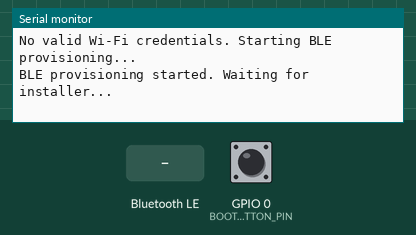
Simulated run of this sketch. Board: ESP32. Shown: the last lines printed to the serial monitor. Inputs (shaded band) come from the test bench; at power-on: GPIO 0 (BOOT_BUTTON_PIN) HIGH. EEPROM starts erased; nothing arrives over Bluetooth unless stated; a phone connects over Bluetooth LE 3 s after start. At 10.4 s the program restarts the board; the recording ends there.

Above: at 1.2 s.
1.3 s: GPIO 0 (BOOT_BUTTON_PIN) pulled LOW for 0.15 s
At 2.6 s:
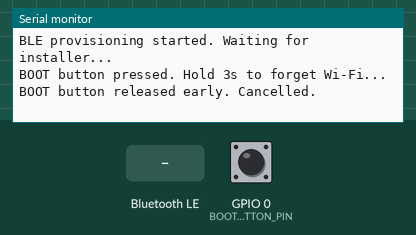
2.9 s: Bluetooth LE write "|" received
At 4.1 s:
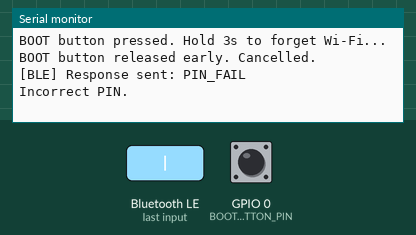
4.4 s: GPIO 0 (BOOT_BUTTON_PIN) pulled LOW for 1 s
At 4.8 s:
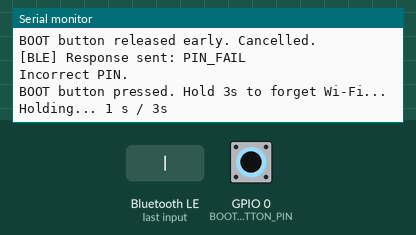
6.9 s: GPIO 0 (BOOT_BUTTON_PIN) pulled LOW for 3.2 s
At 7.7 s:
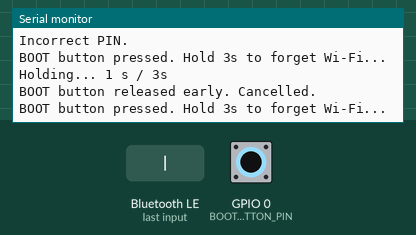
Timing chart, 0 to 9.9 s (numbered marks = the images above; inputs shaded):
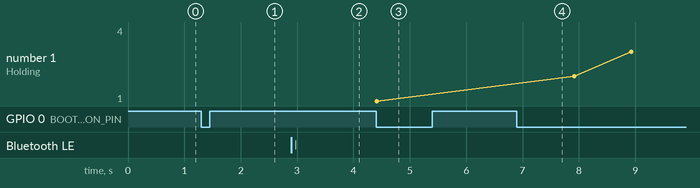

The sketch:

esp32_wifi_provisioning.ino
```cpp
#include <WiFi.h>
#include <Preferences.h>
#include <BLEDevice.h>
#include <BLEServer.h>
#include <BLEUtils.h>
#include <BLE2902.h>

Preferences preferences;

const String installerPIN = "123456";
bool allowWiFiConfig = false;

// ─── BOOT Button ──────────────────────────────────────────────────────────────
#define BOOT_BUTTON_PIN  0       // GPIO0 = built-in BOOT button
#define HOLD_DURATION_MS 3000   // Hold 3 seconds to forget Wi-Fi

// ─── BLE UUIDs ────────────────────────────────────────────────────────────────
#define SERVICE_UUID    "00001234-0000-1000-8000-00805f9b34fb"
#define PIN_UUID        "0000abcd-0000-1000-8000-00805f9b34fb"
#define WIFI_UUID       "0000ef01-0000-1000-8000-00805f9b34fb"
#define SCAN_UUID       "0000ef02-0000-1000-8000-00805f9b34fb"
#define SSID_LIST_UUID  "0000ef03-0000-1000-8000-00805f9b34fb"
#define RESPONSE_UUID   "0000ef05-0000-1000-8000-00805f9b34fb"

BLECharacteristic *pinChar;
BLECharacteristic *wifiChar;
BLECharacteristic *scanChar;
BLECharacteristic *ssidListChar;
BLECharacteristic *responseChar;

//////////////////////////
// Helpers
//////////////////////////
void sendResponse(const char* msg) {
  responseChar->setValue(msg);
  responseChar->notify();
  Serial.printf("[BLE] Response sent: %s\n", msg);
}

//////////////////////////
// Forget Wi-Fi
//////////////////////////
void forgetWiFiCredentials() {
  Serial.println("Forgetting Wi-Fi credentials...");
  preferences.remove("ssid");
  preferences.remove("pass");
  Serial.println("Credentials cleared. Restarting into BLE provisioning mode...");
  delay(500);
  ESP.restart();
}

//////////////////////////
// Boot Button
// Hold GPIO0 for 3 seconds to forget Wi-Fi and restart into BLE mode
//////////////////////////
void checkBootButton() {
  static unsigned long pressStart = 0;
  static bool pressing = false;

  bool held = (digitalRead(BOOT_BUTTON_PIN) == LOW);

  if (held && !pressing) {
    pressStart = millis();
    pressing = true;
    Serial.println("BOOT button pressed. Hold 3s to forget Wi-Fi...");
  }

  if (pressing && !held) {
    pressing = false;
    Serial.println("BOOT button released early. Cancelled.");
  }

  if (pressing && held) {
    unsigned long duration = millis() - pressStart;
    if (duration > 0 && duration % 1000 < 20) {
      Serial.printf("Holding... %lu s / 3s\n", duration / 1000 + 1);
    }
    if (duration >= HOLD_DURATION_MS) {
      pressing = false;
      forgetWiFiCredentials();
    }
  }
}

//////////////////////////
// Wi-Fi Scanner
// Returns pipe-delimited string: "SSID1|SSID2|SSID3|..."
//////////////////////////
String scanWiFiNetworks() {
  Serial.println("Scanning for Wi-Fi networks...");
  WiFi.mode(WIFI_STA);
  WiFi.disconnect();
  delay(100);

  int n = WiFi.scanNetworks();
  Serial.printf("Found %d networks\n", n);

  String result = "";
  for (int i = 0; i < n; i++) {
    if (i > 0) result += "|";
    result += WiFi.SSID(i);
  }

  WiFi.scanDelete();
  return result;
}

//////////////////////////
// BLE Callbacks
//////////////////////////

// 1. PIN verification → notifies PIN_OK or PIN_FAIL
class PINCallbacks : public BLECharacteristicCallbacks {
  void onWrite(BLECharacteristic *pCharacteristic) override {
    String value = pCharacteristic->getValue();
    if (value.length() > 0) {
      if (value == installerPIN) {
        allowWiFiConfig = true;
        sendResponse("PIN_OK");
        Serial.println("PIN verified!");
      } else {
        sendResponse("PIN_FAIL");
        Serial.println("Incorrect PIN.");
      }
    }
  }
};

// 2. Scan trigger → scans and notifies SSID list
class ScanCallbacks : public BLECharacteristicCallbacks {
  void onWrite(BLECharacteristic *pCharacteristic) override {
    String value = pCharacteristic->getValue();
    if (allowWiFiConfig && value.length() > 0) {
      String ssidList = scanWiFiNetworks();
      Serial.println("Sending SSID list: " + ssidList);

      if (ssidList.length() > 512) {
        ssidList = ssidList.substring(0, 512);
      }

      ssidListChar->setValue(ssidList.c_str());
      ssidListChar->notify();
    }
  }
};

// 3. Wi-Fi credentials → saves and notifies WIFI_SAVED before restart
class WiFiCredsCallbacks : public BLECharacteristicCallbacks {
  void onWrite(BLECharacteristic *pCharacteristic) override {
    String value = pCharacteristic->getValue();
    if (allowWiFiConfig && value.length() > 0) {
      int sep = value.indexOf("|");
      if (sep > 0) {
        String ssid = value.substring(0, sep);
        String pass = value.substring(sep + 1);

        preferences.putString("ssid", ssid);
        preferences.putString("pass", pass);
        Serial.println("Wi-Fi credentials saved: SSID=" + ssid);

        sendResponse("WIFI_SAVED");
        delay(800); // Give BLE time to deliver notify before restart
        ESP.restart();
      } else {
        Serial.println("Invalid format. Expected: SSID|password");
      }
    }
  }
};

//////////////////////////
// BLE Setup
//////////////////////////
void startBLESetup() {
  BLEDevice::init("ESP32_Config");
  BLEServer *pServer = BLEDevice::createServer();

  // 32 handles for 5 characteristics + descriptors
  BLEService *pService = pServer->createService(BLEUUID(SERVICE_UUID), 32);

  // PIN (write)
  pinChar = pService->createCharacteristic(
    PIN_UUID,
    BLECharacteristic::PROPERTY_WRITE
  );
  pinChar->setCallbacks(new PINCallbacks());

  // Scan trigger (write)
  scanChar = pService->createCharacteristic(
    SCAN_UUID,
    BLECharacteristic::PROPERTY_WRITE
  );
  scanChar->setCallbacks(new ScanCallbacks());

  // SSID list (read + notify)
  ssidListChar = pService->createCharacteristic(
    SSID_LIST_UUID,
    BLECharacteristic::PROPERTY_READ | BLECharacteristic::PROPERTY_NOTIFY
  );
  ssidListChar->addDescriptor(new BLE2902());
  ssidListChar->setValue("");

  // Wi-Fi credentials (write)
  wifiChar = pService->createCharacteristic(
    WIFI_UUID,
    BLECharacteristic::PROPERTY_WRITE
  );
  wifiChar->setCallbacks(new WiFiCredsCallbacks());

  // Response / status notifications (read + notify)
  responseChar = pService->createCharacteristic(
    RESPONSE_UUID,
    BLECharacteristic::PROPERTY_READ | BLECharacteristic::PROPERTY_NOTIFY
  );
  responseChar->addDescriptor(new BLE2902());
  responseChar->setValue("");

  pService->start();

  BLEAdvertising *pAdvertising = BLEDevice::getAdvertising();
  pAdvertising->addServiceUUID(pService->getUUID());
  pAdvertising->setScanResponse(true);
  pAdvertising->setMinPreferred(0x06);
  pAdvertising->start();

  Serial.println("BLE provisioning started. Waiting for installer...");
}

//////////////////////////
// Wi-Fi Connection
//////////////////////////
bool connectWiFi() {
  String ssid = preferences.getString("ssid", "");
  String pass = preferences.getString("pass", "");

  if (ssid == "" || pass == "") return false;

  WiFi.begin(ssid.c_str(), pass.c_str());
  Serial.print("Connecting to Wi-Fi: " + ssid);

  int retries = 0;
  while (WiFi.status() != WL_CONNECTED && retries < 20) {
    delay(500);
    Serial.print(".");
    retries++;
  }
  Serial.println();

  if (WiFi.status() == WL_CONNECTED) {
    Serial.println("Wi-Fi connected! IP: " + WiFi.localIP().toString());
    return true;
  }

  Serial.println("Wi-Fi connection failed.");
  return false;
}

//////////////////////////
// Setup
//////////////////////////
void setup() {
  Serial.begin(115200);
  pinMode(BOOT_BUTTON_PIN, INPUT_PULLUP); // GPIO0 active LOW

  preferences.begin("wifiCreds", false);

  if (!connectWiFi()) {
    Serial.println("No valid Wi-Fi credentials. Starting BLE provisioning...");
    startBLESetup();
  } else {
    Serial.println("Ready. Hold BOOT button 3s at any time to forget Wi-Fi.");
  }
}

//////////////////////////
// Loop
//////////////////////////
void loop() {
  // Always poll BOOT button regardless of WiFi/BLE state
  checkBootButton();

  if (WiFi.status() == WL_CONNECTED) {
    // TODO: send data to server
    // sendDataToServer(sensorValue);
  }

  delay(20); // 20ms for responsive button detection
}
```

Measured:
- after the input at 1.3 s, the serial monitor: prints a new line at once (image 1)
- after the input at 2.9 s, the serial monitor: prints a new line at once (image 2)
- after the input at 4.4 s, the serial monitor: prints a new line at once (image 3)
- plotted number 1: 1 → 4 after the input at 6.9 s
